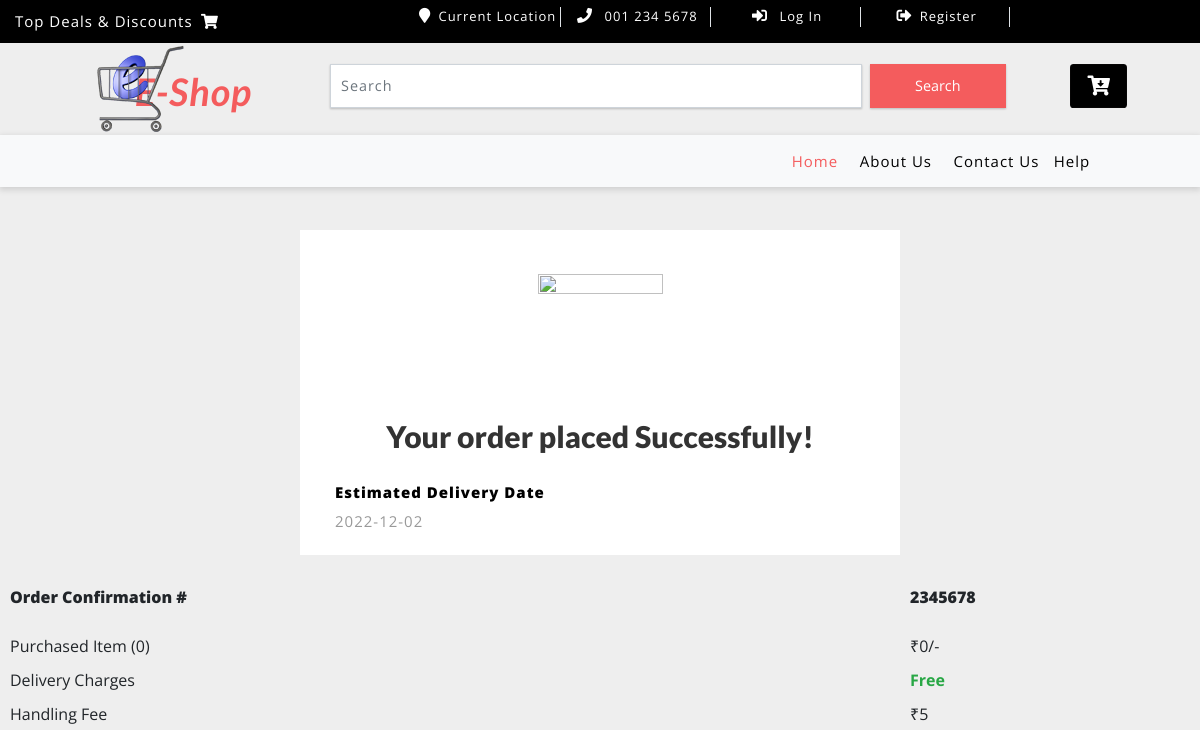
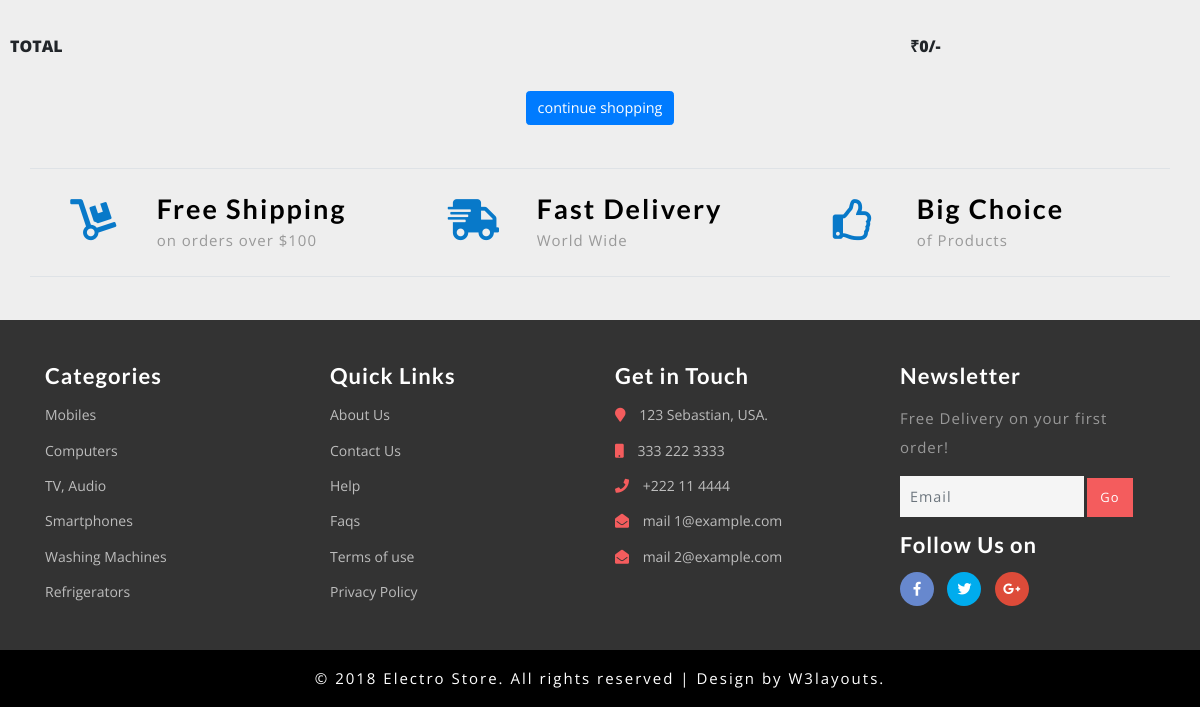
Page /cart/order_successful on the earlier database version (2 pictures, top to bottom).
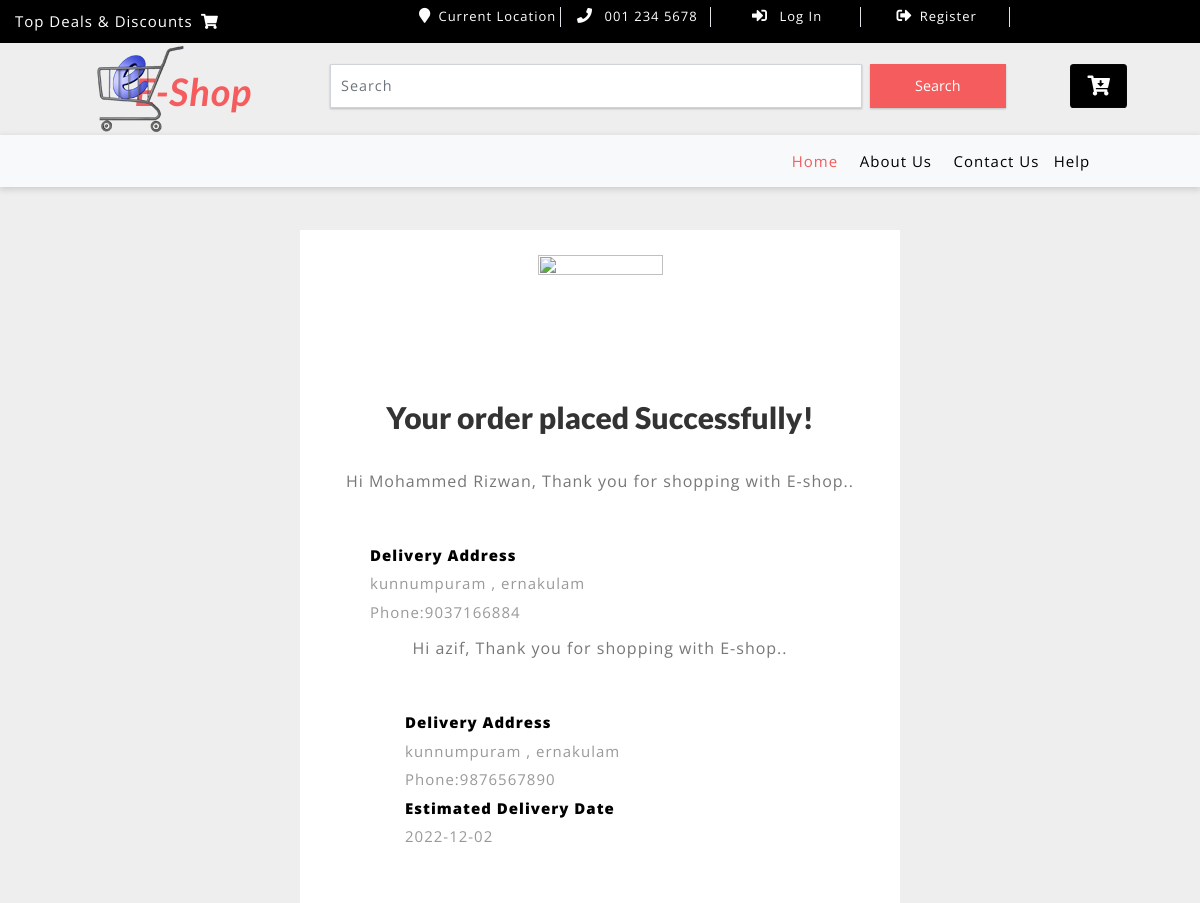
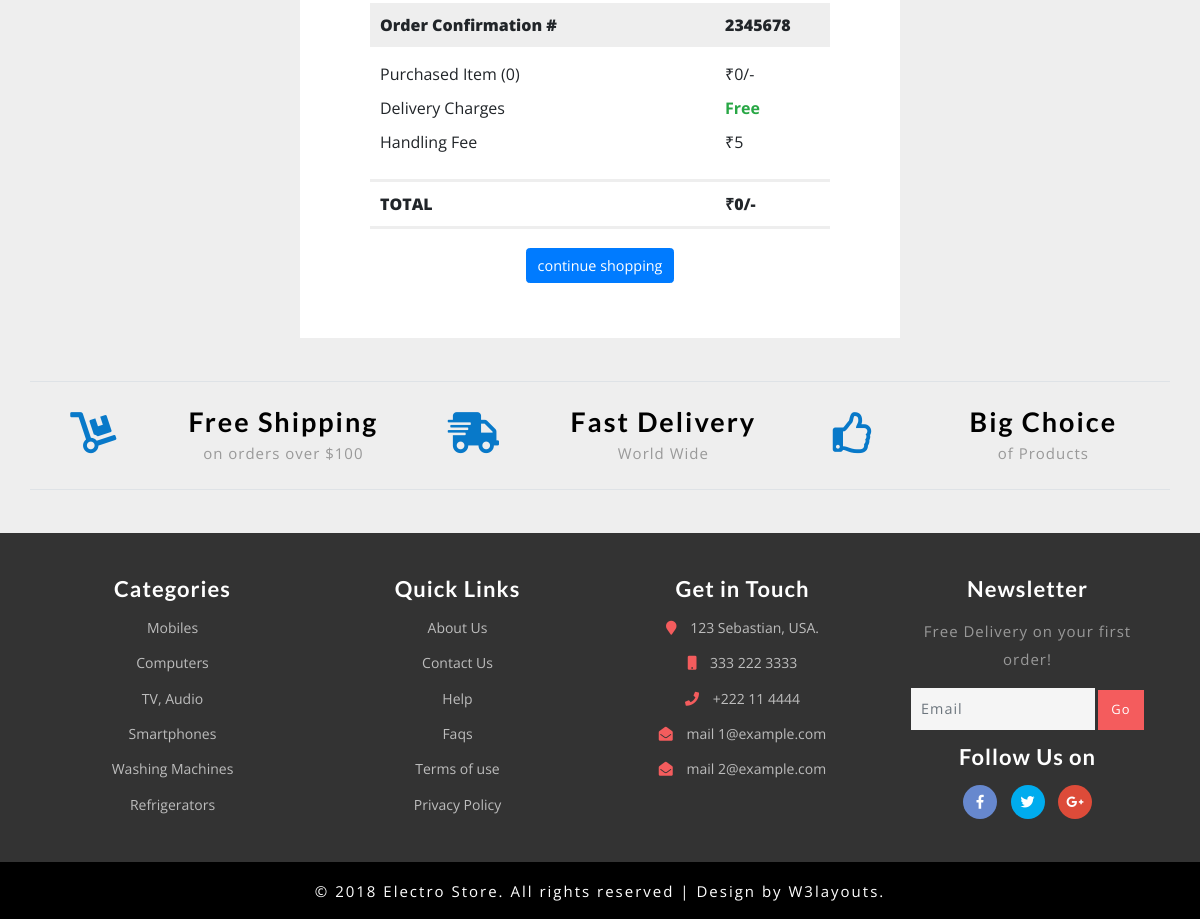
Same page on the later database version (2 pictures, top to bottom).
### cart/models.py (models this page shows, shortened)
class del_details(models.Model):
    username=models.ForeignKey(User,on_delete=models.CASCADE)
    name=models.CharField(max_length=255)
    number=models.IntegerField()
    landmark=models.CharField(max_length=255)
    city=models.CharField(max_length=255)
    address_type=models.CharField(max_length=255)

### cart/views.py (the view)
# urls.py: path('order_successful', views.order_successful, name='order_successful'),
def order_successful(request,amount=0,total=0):
    obj=del_details.objects.all()
    now=datetime.now()+timedelta(3)
    dt=now.strftime('%Y-%m-%d')
    try:
        ct = cartlist.objects.get(cart_id=c_id(request))
        ct_items = items.objects.filter(cart=ct, active=True)
        for i in ct_items:
            total += (i.products.price * i.quantity)
            amount=total+5
    except ObjectDoesNotExist:
        pass
    return render(request,'order_successful.html',{'obj':obj,'amt':amount,'tot':total,'date':dt})

### templates/order_successful.html (shortened to what this page needs)
{% extends 'base.html' %}
{% block body %}
<body style="margin: 0 !important; padding: 0 !important; background-color: #eeeeee;" bgcolor="#eeeeee">
<table border="0" class="mt-5" cellpadding="0" cellspacing="0" width="100%">
    <tr>
        <td align="center" style="background-color: #eeeeee;" bgcolor="#eeeeee">
        <table align="center" border="0" cellpadding="0" cellspacing="0" width="100%" style="max-width:600px;">
            <tr>
                <td align="center" style="padding: 0px 35px 20px 35px; background-color: #ffffff;" bgcolor="#ffffff">
                <table align="center" border="0" cellpadding="0" cellspacing="0" width="100%" style="max-width:600px;">
                    <tr>
                        <td align="center" style="font-family: Open Sans, Helvetica, Arial, sans-serif; font-size: 16px; font-weight: 400; line-height: 24px; padding-top: 25px;">
                            <img src="https://imgs.search.brave.com/xcGXMzbGTiwzkBEaZKoNENIsrdlYWZRRGUdmAUayTrQ/rs:fit:980:980:1/g:ce/aHR0cHM6Ly93d3cu/YW1lcmljYW5jaGVj/a2VkLmNvbS93cC1j/b250ZW50L3VwbG9h/ZHMvMjAxOC8wNi9D/aGVja21hcmstY2ly/Y2xlLWJsdWUucG5n" width="125" height="120" style="display: block; border: 0px;" /><br>
                            <h2 style="font-size: 30px; font-weight: 800; line-height: 36px; color: #333333; margin: 0;">
                                Your order placed Successfully!
                            </h2><br>
                        </td>
                    </tr>
                    {% for i in obj %}
                    <tr>
                        <td align="left" style="font-family: Open Sans, Helvetica, Arial, sans-serif; font-size: 16px; font-weight: 400; line-height: 24px; padding-top: 10px;">
                            <p style="font-size: 16px; font-weight: 400; line-height: 24px; color: #777777; text-align:center">
                                Hi {{i.name}}, Thank you for shopping with E-shop..
                            </p><br><br>
                        </td>
                    </tr>
                    <tr>
                <td align="center" height="100%" valign="top" width="100%" style="padding: 0 35px 35px 35px; background-color: #ffffff;" bgcolor="#ffffff">
                <table align="center" border="0" cellpadding="0" cellspacing="0" width="100%" style="max-width:660px;">
                    <tr>
                        <td align="center" valign="top" style="font-size:0;">
                            <div class="row">
                            <div class="col-6" style="display:inline-block; max-width:50%; min-width:240px; vertical-align:top; width:100%;">
                                <table align="left" border="0" cellpadding="0" cellspacing="0" width="100%" style="max-width:300px;">
                                    <tr>
                                        <td align="left" valign="top" style="font-family: Open Sans, Helvetica, Arial, sans-serif; font-size: 16px; font-weight: 400; line-height: 24px;">
                                            <p style="font-weight: 800;color:black">Delivery Address</p>
                                            <p>{{i.landmark}}&nbsp,&nbsp{{i.city}}</p>
                                            <p>Phone:{{i.number}}</p>
                                        </td>
                                    </tr>
                                </table>
                            </div>
                    {% endfor %}
                            <div class="col-6" style="display:inline-block; max-width:50%; min-width:240px; vertical-align:top; width:100%;">
                                <table align="left" border="0" cellpadding="0" cellspacing="0" width="100%" style="max-width:300px;">
                                    <tr>
                                        <td align="left" valign="top" style="font-family: Open Sans, Helvetica, Arial, sans-serif; font-size: 16px; font-weight: 400; line-height: 24px;">
                                            <p style="font-weight: 800;color:black">Estimated Delivery Date</p>
                                            <p>{{date}}</p>
                                        </td>
                                    </tr>
                                </table>
                            </div>
                            </div>
                        </td>
                    </tr>
                </table>
                </td>
            </tr>
                    <tr>
                        <td align="left" style="padding-top: 20px;">
                            <table cellspacing="0" cellpadding="0" border="0" width="100%">
                                <tr>
                                    <td width="75%" align="left" bgcolor="#eeeeee" style="font-family: Open Sans, Helvetica, Arial, sans-serif; font-size: 16px; font-weight: 800; line-height: 24px; padding: 10px;">
                                        Order Confirmation #
                                    </td>
                                    <td width="25%" align="left" bgcolor="#eeeeee" style="font-family: Open Sans, Helvetica, Arial, sans-serif; font-size: 16px; font-weight: 800; line-height: 24px; padding: 10px;">
                                        2345678
                                    </td>
                                </tr>
                                <tr>
                                    <td width="75%" align="left" style="font-family: Open Sans, Helvetica, Arial, sans-serif; font-size: 16px; font-weight: 400; line-height: 24px; padding: 15px 10px 5px 10px;">
                                        Purchased Item ({{itc}})
                                    </td>
                                    <td width="25%" align="left" style="font-family: Open Sans, Helvetica, Arial, sans-serif; font-size: 16px; font-weight: 400; line-height: 24px; padding: 15px 10px 5px 10px;">
                                        ₹{{tot}}/-
                                    </td>
                                </tr>
                                <tr>
                                    <td width="75%" align="left" style="font-family: Open Sans, Helvetica, Arial, sans-serif; font-size: 16px; font-weight: 400; line-height: 24px; padding: 5px 10px;">
                                        Delivery Charges
                                    </td>
                                    <td class="text-success" width="25%" align="left" style="font-family: Open Sans, Helvetica, Arial, sans-serif; font-size: 16px; font-weight: 400; line-height: 24px; padding: 5px 10px;">
                                        <strong>Free</strong>
                                    </td>
                                </tr>
                                <tr>
                                    <td width="75%" align="left" style="font-family: Open Sans, Helvetica, Arial, sans-serif; font-size: 16px; font-weight: 400; line-height: 24px; padding: 5px 10px;">
                                        Handling Fee
                                    </td>
                                    <td width="25%" align="left" style="font-family: Open Sans, Helvetica, Arial, sans-serif; font-size: 16px; font-weight: 400; line-height: 24px; padding: 5px 10px;">
                                        ₹5
                                    </td>
                                </tr>
                            </table>
                        </td>
                    </tr>
                    <tr>
                        <td align="left" style="padding-top: 20px;">
                            <table cellspacing="0" cellpadding="0" border="0" width="100%">
                                <tr>
                                    <td width="75%" align="left" style="font-family: Open Sans, Helvetica, Arial, sans-serif; font-size: 16px; font-weight: 800; line-height: 24px; padding: 10px; border-top: 3px solid #eeeeee; border-bottom: 3px solid #eeeeee;">
                                        TOTAL
                                    </td>
                                    <td width="25%" align="left" style="font-family: Open Sans, Helvetica, Arial, sans-serif; font-size: 16px; font-weight: 800; line-height: 24px; padding: 10px; border-top: 3px solid #eeeeee; border-bottom: 3px solid #eeeeee;">
                                        ₹{{amt}}/-
                                    </td>
                                </tr>
                            </table>
                            <div class="text-center">
                            <br><a href="/"><input class="btn btn-primary" type="button" value="continue shopping"></a>
                            </div>
                        </td>
                    </tr>
                </table>
                </td>
            </tr>
        </table>
        </td>
    </tr>
</table>
{% endblock %}

Differences in the rows shown:
added del_details: name "Mohammed Rizwan", landmark "kunnumpuram", city "ernakulam", number "9037166884"
added del_details: name "azif", landmark "kunnumpuram", city "ernakulam", number "9876567890"
